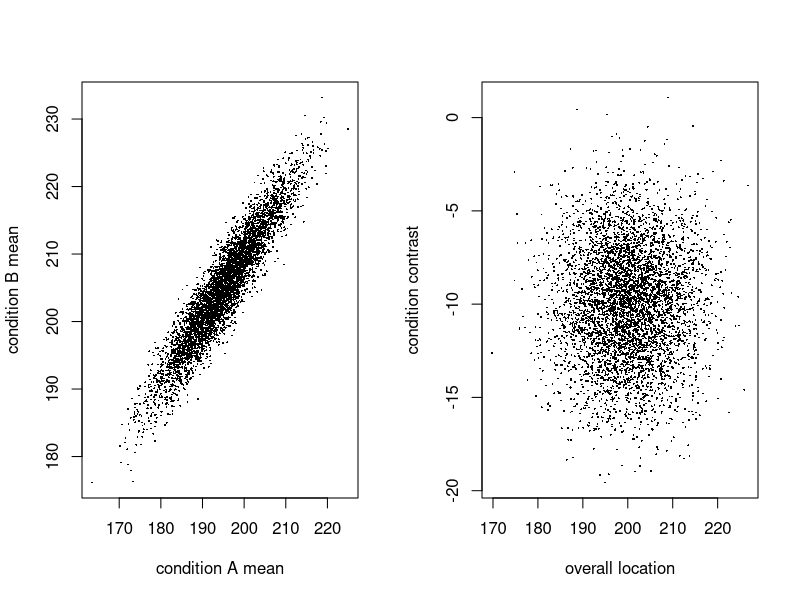

Recreate this plot in R.
## ---- chunk 1
#| label: mean-contrast-pair-geometry
#| echo: true

set.seed(774)
draw_count <- 5000
m <- rnorm(draw_count, mean = 200, sd = 8)
d <- rnorm(draw_count, mean = -10, sd = 3)
mu_a <- m + d / 2
mu_b <- m - d / 2

cor_means <- cor(mu_a, mu_b)
cor_location_contrast <- cor(m, d)

old_par <- par(mfrow = c(1, 2))
plot(mu_a, mu_b, pch = 16, cex = .25,
     xlab = "condition A mean", ylab = "condition B mean")
plot(m, d, pch = 16, cex = .25,
     xlab = "overall location", ylab = "condition contrast")
par(old_par)

stopifnot(cor_means > .8)
stopifnot(abs(cor_location_contrast) < .05)
c(condition_means = cor_means,
  location_and_contrast = cor_location_contrast)
